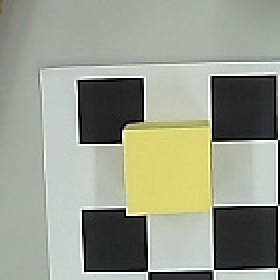
#> input picture scripts/at00_window2.jpg, 140 x 140 px, given in place of the camera (shown 2 times larger)
$ python camera_board_sb.py   (older library calls are emulated)
#> lines starting #> are read from the running program, lines starting #| are printed output that depends on the picture
### qianli_ws/src/qianli_vision/qianli_vision/runtime_paths.py
"""ROS-independent resource paths shared by nodes and standalone tools.

Explicit overrides never silently fall back to a different robot or calibration.
Importing this module does not create directories, open devices or import ROS.
"""
from __future__ import annotations

import os
from pathlib import Path


# [8 lines left out: function project_root, not called in this run]


def project_path(relative: str = '') -> str:
    return str(project_root() / relative)


# [11 lines left out: function so101_path, not called in this run]


def parts_path(relative: str = '') -> str:
    root = Path(os.environ.get('QI_PARTS_DIR', project_path('dual_twin/mj_parts')))
    return str(root.expanduser() / relative)


# [32 lines left out: functions robot_urdf_path, arm_source_path, driver_params_path, not called in this run]


def calibration_path(filename: str = '') -> str:
    root = Path(os.environ.get('QI_CALIB_DIR', project_path('calib'))).expanduser()
    return str(root / filename)


def camera_source(value):
    """OpenCV accepts both integer indices and stable V4L2 device paths."""
    if isinstance(value, int):
        return value
    value = os.fspath(value)
    return int(value) if value.isdecimal() else value


def default_camera():
    return camera_source(os.environ.get('QI_CAMERA', '0'))


def open_video_capture(source=None, *args, **kwargs):
    """Open a camera with an optional machine-specific transport format.

    QI_CAMERA_FOURCC=MJPG avoids raw YUYV USB bandwidth failures in VMware.
    With no override, OpenCV retains its existing backend and format defaults.
    Video files/URLs retain their decoder settings.
    """
    import cv2
    source = default_camera() if source is None else camera_source(source)
    fourcc = os.environ.get('QI_CAMERA_FOURCC', '')
    device = isinstance(source, int) or str(source).startswith('/dev/')
    if device and fourcc and len(fourcc) != 4:
        raise ValueError('QI_CAMERA_FOURCC must contain four characters, e.g. MJPG')
    capture = cv2.VideoCapture(source, *args, **kwargs)
    if device and fourcc and capture.isOpened():
        if not capture.set(cv2.CAP_PROP_FOURCC, cv2.VideoWriter_fourcc(*fourcc)):
            capture.release()
            raise RuntimeError(f'Camera {source} cannot select format {fourcc}')
    return capture


# [4 lines left out: function default_arm_port, not called in this run]

### scripts/camera_board_sb.py
#!/usr/bin/env python3
"""更强棋盘检测：findChessboardCornersSB + CLAHE + 多尺寸/多尺度。"""

from project_paths import open_video_capture
import cv2
import numpy as np

SIZES = [(7, 5), (6, 4), (9, 6), (8, 6), (5, 4), (6, 5), (7, 6), (10, 7)]

for idx in (0, 1):
    cap = open_video_capture(idx)
    if not cap.isOpened():
        continue
    ok, img = False, None
    for _ in range(10):
        ok, img = cap.read()
        if ok:
            break
#> this loop made 1 pass
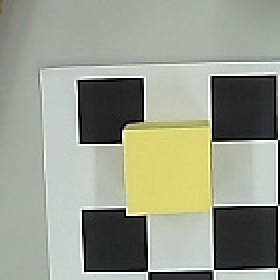
#> input picture scripts/at00_window2.jpg, 140 x 140 px, given in place of the camera (shown 2 times larger)
    cap.release()
    if not ok:
        continue
    gray = cv2.cvtColor(img, cv2.COLOR_BGR2GRAY)
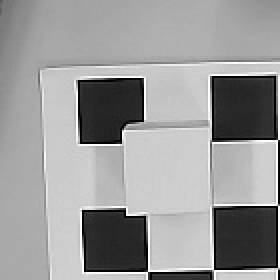
#> gray: shape (140, 140) (shown 2 times larger); min 0, max 255, mean 153.2
#> img is the input picture: shape (140, 140, 3); mean B, G, R 140.6, 156.4, 151.7
    clahe = cv2.createCLAHE(3.0, (8, 8)).apply(gray)
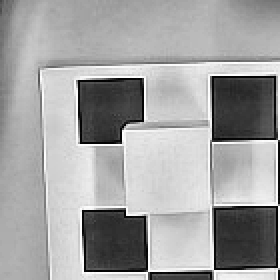
#> clahe: shape (140, 140) (shown 2 times larger); min 2, max 255, mean 161.9
    print('=' * 50)
    print(f'cam{idx}: 原图 std={gray.std():.1f}')
#| cam0: 原图 std=64.4
    hit = False
    for name, im in (('raw', gray), ('clahe', clahe),
                     ('half', cv2.resize(gray, None, fx=.5, fy=.5))):
        for size in SIZES:
            try:
                ok2, corners = cv2.findChessboardCornersSB(im, size)
            except Exception:
                continue
            if ok2:
                c = corners.reshape(-1, 2)
                sx = c[:, 0].max() - c[:, 0].min()
                sy = c[:, 1].max() - c[:, 1].min()
                scale = 2.0 if name == 'half' else 1.0
                print(f'  ✅ {name} {size}: 跨度 {sx*scale:.0f}x{sy*scale:.0f}px')
                hit = True
#> this loop made 3 passes
#> name on passes 1 to 3: 'raw', 'clahe', 'half'
    if not hit:
        # 找"最像棋盘"的区域：局部对比度最强的块
        lap = cv2.Laplacian(gray, cv2.CV_32F)
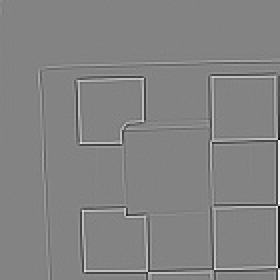
#> lap: shape (140, 140) float32 (shown 2 times larger); min -646, max 606, mean -0.2; drawn with min black and max white
        bs = 32
        h, w = gray.shape
#> h = 140; w = 140
        grid = []
        for y in range(0, h - bs + 1, bs):
            for x in range(0, w - bs + 1, bs):
                grid.append((float(np.abs(lap[y:y+bs, x:x+bs]).mean()), x, y))
#> after the loop, grid = [(2.3, 0, 0), (2.57, 32, 0), (5.79, 64, 0), (10.75, 96, 0), (11.42, 0, 32), (40.86, 32, 32), (32.84, 64, 32), (35.49, 96, 32), (9.34, 0, 64), (29.74, 32, 64), (6.24, 64, 64), (28.17, 96, 64), (7.44, 0, 96), (31.86, 32, 96), (20.55, 64, 96), (30.94, 96, 96)]
        grid.sort(reverse=True)
        print('  未识别。局部对比度最高的 5 块 (强度, x, y):')
        for v, x, y in grid[:5]:
            print(f'    {v:6.1f}  ({x:3d},{y:3d})  亮度均值={gray[y:y+bs, x:x+bs].mean():.0f}')
#> this loop made 5 passes
#|       40.9  ( 32, 32)  亮度均值=102
#|       35.5  ( 96, 32)  亮度均值=110
#|       32.8  ( 64, 32)  亮度均值=167
#|       31.9  ( 32, 96)  亮度均值=118
#|       30.9  ( 96, 96)  亮度均值=118
